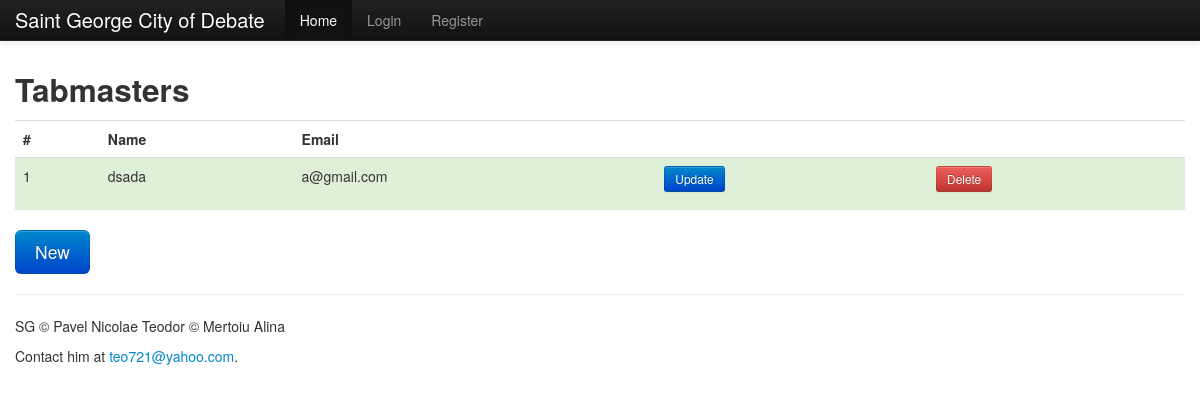
The page /admin on the database as committed earlier.
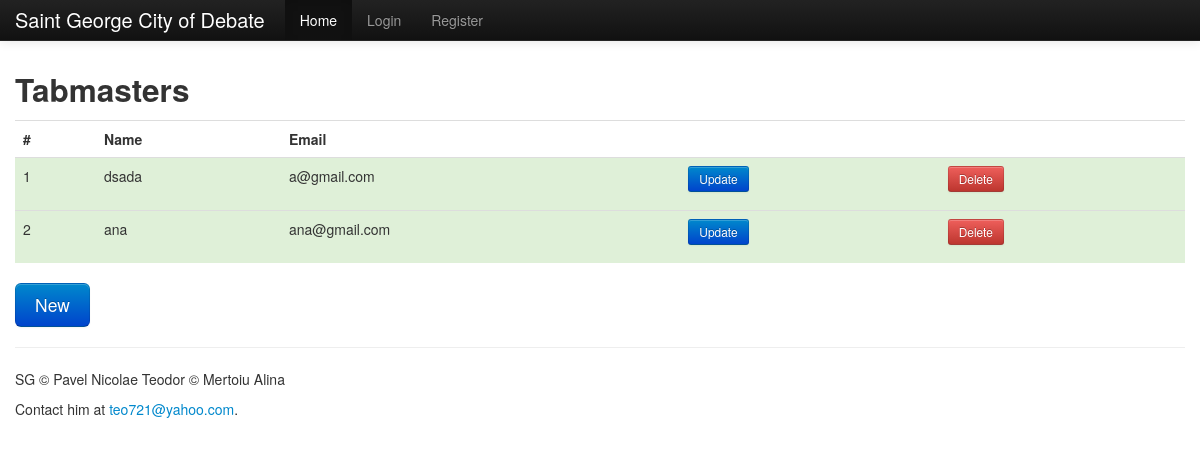
The same page on the database as committed later.
### app.py (models this page shows, shortened)
class Tabmaster(db.Model):
    __tablename__="tabmasters"
    id = db.Column('tabmaster_id', db.Integer, primary_key=True)
    name = db.Column(db.String(30))
    user_id = db.Column(db.Integer, db.ForeignKey('users.user_id'))

class User(db.Model):
    __tablename__ = "users"
    id = db.Column('user_id',db.Integer , primary_key=True)
    password = db.Column('password' , db.String(250))
    email = db.Column('email',db.String(50),unique=True , index=True)
    user_type = db.Column('user_type',db.String(30))#cauta ce e index ?????!!!

### app.py (the view)
@app.route('/admin')
def admin():
    tabmasters =Tabmaster.query.all()
    _tabmasters = []
    for tabmaster in tabmasters:
        _tabmaster = {}
        _tabmaster['id'] = tabmaster.id
        _tabmaster['name'] = tabmaster.name
        user = User.query.get(tabmaster.user_id)
        _tabmaster['email'] = user.email
        _tabmasters.append(_tabmaster)
    return render_template('admin.html', tabmasters = _tabmasters)

### app.py (called while the page is built)
@app.before_request
def before_request():
    g.user = current_user

### templates/admin.html
{% extends "layout.html" %}
{% block body %}
<div id="main">
    <h2>Tabmasters</h2>
    <table class="table table-hover">
        <tr>
            <th>#
            <th>Name
            <th>Email
            <th>
            <th>
        {%- for tabmaster in tabmasters %}
        <tr class={{ "success" }}>
            <td style={{ "text-decoration:none"}}>{{ tabmaster.id }}
            <td style={{ "text-decoration:none"}}>{{ tabmaster.name }}
            <td style={{ "text-decoration:none"}}>{{ tabmaster.email }}
            <td>
                <p>
                    <a href="{{ url_for('update_tabmaster', id=tabmaster.id) }}" class="btn btn-primary btn-small">Update</a>
                </p>
            <td>
                <p>
                    <a href="{{ url_for('delete_tabmaster', id=tabmaster.id) }}" onClick = "return confirm('Are you sure?')" class="btn btn-danger btn-small">Delete</a>
                </p>
        {% endfor %}
    </table>
        <p>
            <a href="{{ url_for('create_tabmaster') }}" class="btn btn-large btn-primary">New</a>
        </p>
</div>
{% endblock %}

Rows that differ between the two databases and show on the page:
added Tabmaster: name "ana"
added User: email "ana@gmail.com"
Other text that changed with them:
new list line: "2 Update Delete"
